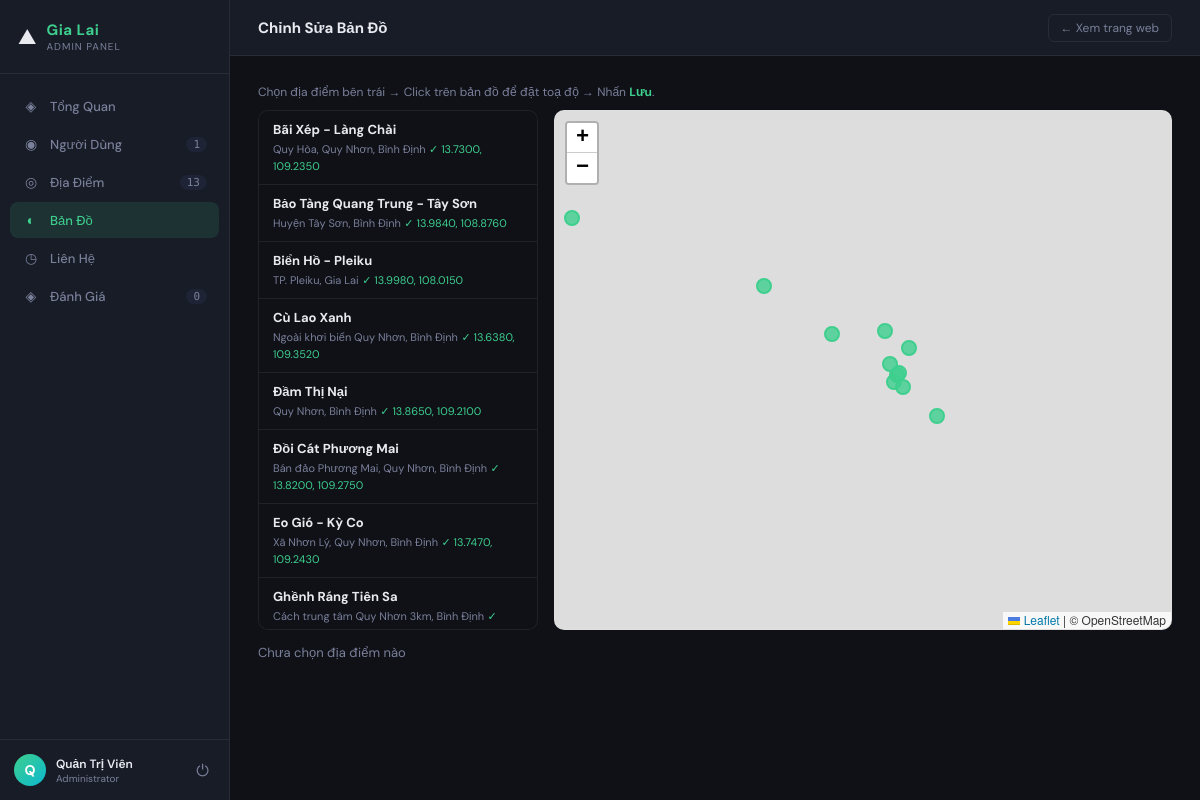
Screenshot of /gialai_simple/admin/map.php (signed in) with the database file from the repository.
### tables this page shows
CREATE TABLE destinations (
    id          INT AUTO_INCREMENT PRIMARY KEY,
    name        VARCHAR(200) NOT NULL,
    region      ENUM('bien','lichsu','rung') NOT NULL,
    location    VARCHAR(200),
    description TEXT,
    image_url   VARCHAR(500),
    rating      DECIMAL(2,1) DEFAULT 4.5,
    visit_count INT DEFAULT 0,
    lat         DECIMAL(10,7),
    lng         DECIMAL(10,7),
    created_at  TIMESTAMP DEFAULT CURRENT_TIMESTAMP
);

### gialai_simple/admin/map.php (the view, shortened to what this page needs)
<?php
$pageTitle  = 'Chỉnh Sửa Bản Đồ';
$activePage = 'map';
include 'layout.php';
$dests = $conn->query("SELECT id, name, region, location, lat, lng FROM destinations ORDER BY name ASC");
$destArr = [];
while ($r = $dests->fetch_assoc()) $destArr[] = $r;
?>
<p class="map-hint">Chọn địa điểm bên trái → Click trên bản đồ để đặt toạ độ → Nhấn <strong style="color:var(--accent)">Lưu</strong>.</p>
<div class="map-editor-wrap">
    <div class="map-dest-list" id="destList">
        <?php foreach ($destArr as $d): ?>
        <div class="map-dest-item" data-id="<?= $d['id'] ?>" data-lat="<?= $d['lat'] ?>" data-lng="<?= $d['lng'] ?>"
             data-name="<?= htmlspecialchars($d['name']) ?>"
             onclick="selectDest(this)">
            <strong><?= htmlspecialchars($d['name']) ?></strong>
            <span><?= htmlspecialchars($d['location']) ?></span>
            <span id="coord-<?= $d['id'] ?>" style="color:<?= $d['lat'] ? 'var(--accent)' : 'var(--danger)' ?>">
                <?= $d['lat'] ? '✓ '.number_format($d['lat'],4).', '.number_format($d['lng'],4) : '✗ Chưa có toạ độ' ?>
            </span>
        </div>
        <?php endforeach; ?>
    </div>
    <div id="adminMap"></div>
</div>
<div style="margin-top:14px;display:flex;gap:10px;align-items:center;">
    <div id="selectedInfo" style="font-size:13px;color:var(--muted)">Chưa chọn địa điểm nào</div>
</div>
<link rel="stylesheet" href="https://cdnjs.cloudflare.com/ajax/libs/leaflet/1.9.4/leaflet.min.css">
<?php include 'layout_end.php'; ?>

### gialai_simple/admin/layout.php (shortened to what this page needs)
<?php
$conn = connectDB();
$totalUsers      = $conn->query("SELECT COUNT(*) as c FROM users")->fetch_assoc()['c'];
$totalDest       = $conn->query("SELECT COUNT(*) as c FROM destinations")->fetch_assoc()['c'];
$totalReviews    = $conn->query("SELECT COUNT(*) as c FROM reviews")->fetch_assoc()['c'];
?>
<!DOCTYPE html>
<html lang="vi">
<head>
    <link rel="stylesheet" href="admin.css">
</head>
<body>
<div class="admin-shell">
    <aside class="sidebar">
        <div class="sidebar-brand">
            <span class="brand-icon">⛰</span>
            <div>
                <div class="brand-name">Gia Lai</div>
                <div class="brand-sub">Admin Panel</div>
            </div>
        </div>
        <nav class="sidebar-nav">
            <a href="index.php"        class="nav-item <?= $activePage === 'dashboard'    ? 'active' : '' ?>">
                <span class="nav-icon">◈</span> Tổng Quan
            </a>
            <a href="users.php"        class="nav-item <?= $activePage === 'users'        ? 'active' : '' ?>">
                <span class="nav-icon">◉</span> Người Dùng
                <span class="nav-count"><?= $totalUsers ?></span>
            </a>
            <a href="destinations.php" class="nav-item <?= $activePage === 'destinations' ? 'active' : '' ?>">
                <span class="nav-icon">◎</span> Địa Điểm
                <span class="nav-count"><?= $totalDest ?></span>
            </a>
            <a href="map.php"          class="nav-item <?= $activePage === 'map'          ? 'active' : '' ?>">
                <span class="nav-icon">◐</span> Bản Đồ
            </a>
            <a href="contacts.php"     class="nav-item <?= $activePage === 'contacts'     ? 'active' : '' ?>">
                <span class="nav-icon">◷</span> Liên Hệ
            </a>
            <a href="reviews.php"      class="nav-item <?= $activePage === 'reviews'      ? 'active' : '' ?>">
                <span class="nav-icon">◈</span> Đánh Giá
                <span class="nav-count"><?= $totalReviews ?></span>
            </a>
        </nav>
        <div class="sidebar-footer">
            <div class="admin-avatar">
                <span><?= mb_substr($_SESSION['user_name'] ?? 'A', 0, 1) ?></span>
            </div>
            <div class="admin-info">
                <div class="admin-name"><?= htmlspecialchars($_SESSION['user_name'] ?? '') ?></div>
                <div class="admin-role">Administrator</div>
            </div>
            <a href="../api/auth.php?action=logout" class="logout-btn" title="Đăng xuất">⏻</a>
        </div>
    </aside>
    <main class="admin-main">
        <div class="topbar">
            <div class="topbar-title"><?= htmlspecialchars($pageTitle) ?></div>
            <a href="../index.php" class="topbar-link">← Xem trang web</a>
        </div>
        <div class="main-content">

### gialai_simple/admin/layout_end.php
        </div>
    </main>
</div>
</body>
</html>

### gialai_simple/admin/admin.css (style rules this page uses)
*, *::before, *::after { box-sizing: border-box; margin: 0; padding: 0; }
:root { --bg: #0f1117; --surface: #181c27; --surface2: #1e2335; --border: rgba(255,255,255,0.07); --accent: #3ecf8e; --accent2: #0bb8cf; --danger: #f05a5a; --warn: #f5a623; --text: #e8eaf0; --muted: #7a809a; --sidebar-w: 230px; --top-h: 56px; }
body { font-family: 'DM Sans', sans-serif; background: var(--bg); color: var(--text); min-height: 100vh; }
a { text-decoration: none; color: inherit; }
.admin-shell { display: flex; min-height: 100vh; }
.sidebar { width: var(--sidebar-w); background: var(--surface); border-right: 1px solid var(--border); display: flex; flex-direction: column; position: fixed; top: 0; left: 0; bottom: 0; z-index: 200; }
.sidebar-brand { display: flex; align-items: center; gap: 10px; padding: 20px 18px; border-bottom: 1px solid var(--border); }
.brand-icon { font-size: 22px; }
.brand-name { font-size: 15px; font-weight: 700; color: var(--accent); letter-spacing: 0.5px; }
.brand-sub { font-size: 10px; color: var(--muted); text-transform: uppercase; letter-spacing: 1px; }
.sidebar-nav { flex: 1; padding: 14px 10px; display: flex; flex-direction: column; gap: 2px; overflow-y: auto; }
.nav-item { display: flex; align-items: center; gap: 10px; padding: 9px 12px; border-radius: 8px; font-size: 13px; font-weight: 500; color: var(--muted); transition: background 0.15s, color 0.15s; }
.nav-item.active { background: rgba(62,207,142,0.12); color: var(--accent); }
.nav-icon { font-size: 14px; width: 18px; text-align: center; flex-shrink: 0; }
.nav-count { margin-left: auto; font-size: 11px; font-family: 'DM Mono', monospace; color: var(--muted); background: var(--surface2); padding: 1px 7px; border-radius: 10px; }
.sidebar-footer { display: flex; align-items: center; gap: 10px; padding: 14px; border-top: 1px solid var(--border); }
.admin-avatar { width: 32px; height: 32px; border-radius: 50%; background: linear-gradient(135deg, var(--accent), var(--accent2)); display: flex; align-items: center; justify-content: center; font-size: 14px; font-weight: 700; color: #fff; flex-shrink: 0; }
.admin-name { font-size: 12px; font-weight: 600; }
.admin-role { font-size: 10px; color: var(--muted); }
.logout-btn { margin-left: auto; font-size: 16px; color: var(--muted); padding: 4px 6px; border-radius: 6px; }
.admin-main { margin-left: var(--sidebar-w); flex: 1; display: flex; flex-direction: column; }
.topbar { height: var(--top-h); background: var(--surface); border-bottom: 1px solid var(--border); display: flex; align-items: center; justify-content: space-between; padding: 0 28px; position: sticky; top: 0; z-index: 100; }
.topbar-title { font-size: 15px; font-weight: 700; }
.topbar-link { font-size: 12px; color: var(--muted); padding: 5px 12px; border: 1px solid var(--border); border-radius: 6px; }
.main-content { padding: 28px; flex: 1; }
.map-editor-wrap { display: grid; grid-template-columns: 280px 1fr; gap: 16px; height: 520px; }
.map-dest-list { background: var(--bg); border: 1px solid var(--border); border-radius: 10px; overflow-y: auto; }
.map-dest-item { padding: 10px 14px; border-bottom: 1px solid var(--border); cursor: pointer; font-size: 13px; }
.map-dest-item strong { display: block; margin-bottom: 2px; }
.map-dest-item span { font-size: 11px; color: var(--muted); }
#adminMap { border-radius: 10px; border: 1px solid var(--border); }
.map-hint { font-size: 12px; color: var(--muted); margin-bottom: 10px; }

### rows the page displays
destinations: name "Bãi Xép - Làng Chài", location "Quy Hòa, Quy Nhơn, Bình Định", lat "13.7300", lng "109.2350"
destinations: name "Bảo Tàng Quang Trung - Tây Sơn", location "Huyện Tây Sơn, Bình Định", lat "13.9840", lng "108.8760"
destinations: name "Biển Hồ - Pleiku", location "TP. Pleiku, Gia Lai", lat "13.9980", lng "108.0150"
destinations: name "Cù Lao Xanh", location "Ngoài khơi biển Quy Nhơn, Bình Định", lat "13.6380", lng "109.3520"
destinations: name "Đầm Thị Nại", location "Quy Nhơn, Bình Định", lat "13.8650", lng "109.2100"
destinations: name "Đồi Cát Phương Mai", location "Bán đảo Phương Mai, Quy Nhơn, Bình Định", lat "13.8200", lng "109.2750"
destinations: name "Eo Gió - Kỳ Co", location "Xã Nhơn Lý, Quy Nhơn, Bình Định", lat "13.7470", lng "109.2430"
destinations: name "Ghềnh Ráng Tiên Sa", location "Cách trung tâm Quy Nhơn 3km, Bình Định"

### other values shown
$totalUsers "1"
$totalDest "13"
$totalReviews "0"
mb_substr($_SESSION['user_name'] ?? 'A', 0, 1) "Q"
$_SESSION['user_name'] "Quản Trị Viên"
$pageTitle "Chỉnh Sửa Bản Đồ"
